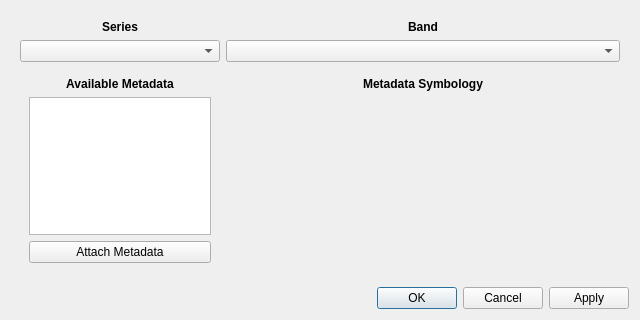
<?xml version="1.0" encoding="UTF-8"?>
<ui version="4.0">
 <class>Plot_Symbology</class>
 <widget class="QDialog" name="Plot_Symbology">
  <property name="geometry">
   <rect>
    <x>0</x>
    <y>0</y>
    <width>640</width>
    <height>320</height>
   </rect>
  </property>
  <property name="windowTitle">
   <string>Dialog</string>
  </property>
  <layout class="QVBoxLayout" name="verticalLayout">
   <item>
    <widget class="QWidget" name="widget" native="true">
     <layout class="QGridLayout" name="gridLayout">
      <item row="0" column="0">
       <widget class="QLabel" name="label_3">
        <property name="text">
         <string>&lt;html&gt;&lt;head/&gt;&lt;body&gt;&lt;p align=&quot;center&quot;&gt;&lt;span style=&quot; font-weight:600;&quot;&gt;Series&lt;/span&gt;&lt;/p&gt;&lt;/body&gt;&lt;/html&gt;</string>
        </property>
       </widget>
      </item>
      <item row="0" column="1">
       <widget class="QLabel" name="label_4">
        <property name="text">
         <string>&lt;html&gt;&lt;head/&gt;&lt;body&gt;&lt;p align=&quot;center&quot;&gt;&lt;span style=&quot; font-weight:600;&quot;&gt;Band&lt;/span&gt;&lt;/p&gt;&lt;/body&gt;&lt;/html&gt;</string>
        </property>
       </widget>
      </item>
      <item row="2" column="1">
       <widget class="QWidget" name="widget_sym" native="true">
        <layout class="QGridLayout" name="gridLayout_3">
         <item row="1" column="0">
          <widget class="QStackedWidget" name="stack_widget">
           <widget class="QWidget" name="page"/>
           <widget class="QWidget" name="page_2"/>
          </widget>
         </item>
         <item row="0" column="0">
          <widget class="QLabel" name="label_2">
           <property name="text">
            <string>&lt;html&gt;&lt;head/&gt;&lt;body&gt;&lt;p align=&quot;center&quot;&gt;&lt;span style=&quot; font-weight:600;&quot;&gt;Metadata Symbology&lt;/span&gt;&lt;/p&gt;&lt;/body&gt;&lt;/html&gt;</string>
           </property>
          </widget>
         </item>
        </layout>
       </widget>
      </item>
      <item row="2" column="0">
       <widget class="QWidget" name="widget_2" native="true">
        <property name="maximumSize">
         <size>
          <width>200</width>
          <height>16777215</height>
         </size>
        </property>
        <layout class="QGridLayout" name="gridLayout_2">
         <item row="1" column="0">
          <widget class="QListWidget" name="list_metadata"/>
         </item>
         <item row="2" column="0">
          <widget class="QPushButton" name="but_load_metadata">
           <property name="sizePolicy">
            <sizepolicy hsizetype="Preferred" vsizetype="Preferred">
             <horstretch>0</horstretch>
             <verstretch>0</verstretch>
            </sizepolicy>
           </property>
           <property name="styleSheet">
            <string notr="true"/>
           </property>
           <property name="text">
            <string>Attach Metadata</string>
           </property>
          </widget>
         </item>
         <item row="0" column="0">
          <widget class="QLabel" name="label">
           <property name="text">
            <string>&lt;html&gt;&lt;head/&gt;&lt;body&gt;&lt;p align=&quot;center&quot;&gt;&lt;span style=&quot; font-weight:600;&quot;&gt;Available Metadata&lt;/span&gt;&lt;/p&gt;&lt;/body&gt;&lt;/html&gt;</string>
           </property>
          </widget>
         </item>
        </layout>
       </widget>
      </item>
      <item row="1" column="0">
       <widget class="QComboBox" name="combox_series"/>
      </item>
      <item row="1" column="1">
       <widget class="QComboBox" name="combox_band">
        <property name="sizePolicy">
         <sizepolicy hsizetype="Preferred" vsizetype="Fixed">
          <horstretch>0</horstretch>
          <verstretch>0</verstretch>
         </sizepolicy>
        </property>
       </widget>
      </item>
     </layout>
    </widget>
   </item>
   <item>
    <widget class="QDialogButtonBox" name="button_box">
     <property name="sizePolicy">
      <sizepolicy hsizetype="Expanding" vsizetype="Fixed">
       <horstretch>0</horstretch>
       <verstretch>0</verstretch>
      </sizepolicy>
     </property>
     <property name="orientation">
      <enum>Qt::Horizontal</enum>
     </property>
     <property name="standardButtons">
      <set>QDialogButtonBox::Apply|QDialogButtonBox::Cancel|QDialogButtonBox::Ok</set>
     </property>
    </widget>
   </item>
  </layout>
 </widget>
 <resources/>
 <connections>
  <connection>
   <sender>button_box</sender>
   <signal>accepted()</signal>
   <receiver>Plot_Symbology</receiver>
   <slot>accept()</slot>
   <hints>
    <hint type="sourcelabel">
     <x>248</x>
     <y>254</y>
    </hint>
    <hint type="destinationlabel">
     <x>157</x>
     <y>274</y>
    </hint>
   </hints>
  </connection>
  <connection>
   <sender>button_box</sender>
   <signal>rejected()</signal>
   <receiver>Plot_Symbology</receiver>
   <slot>reject()</slot>
   <hints>
    <hint type="sourcelabel">
     <x>316</x>
     <y>260</y>
    </hint>
    <hint type="destinationlabel">
     <x>286</x>
     <y>274</y>
    </hint>
   </hints>
  </connection>
 </connections>
</ui>
